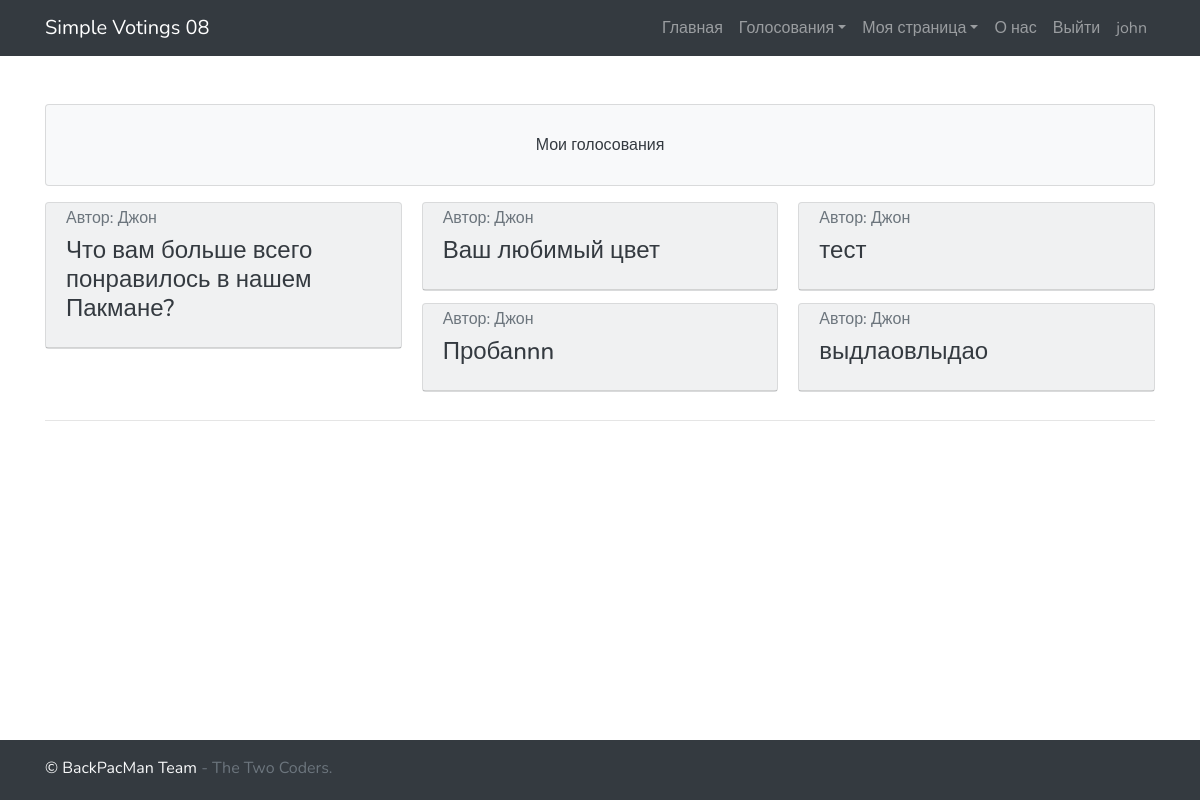
Page /my_votings/ (signed in) on the committed database.
### main_app/models.py (models this page shows, shortened)
class Voting(models.Model):
    question = models.CharField(max_length=50)
    type = models.CharField(max_length=20, default='radio')  # radio, checkbox, text_input
    author = models.ForeignKey(get_user_model(), on_delete=models.CASCADE)
    def options(self):
        return Options.objects.filter(voting_id=self.id)
    def users(self):
        return {e.user_id for e in Vote.objects.filter(voting_id=self.id)}
    def voting_view(self):
        return "/voting/" + str(self.id)

### main_app/views.py (the view)
# urls.py: path('my_votings/', my_votings),
@login_required()
def my_votings(request):
    context = {
        'pagetitle': 'Мои голосования',
        'votings': models.Voting.objects.filter(author_id=request.user.id),
        'menu': get_menu_context(request),
        'user': request.user,
        'loginform': AuthenticationForm(),
        'main_message': 'Мои голосования',
        'expand': True
    }
    if False and request:
        context['vote_errors'] = request.errors.vote
    return render(request, 'my_votings.html', context)

### main_app/models.py (called while the page is built)
    def votes(self):
        return {e.id for e in Vote.objects.filter(option_id=self.id)}

    def users(self):
        return {e.id for e in Vote.objects.filter(voting_id=self.voting_id)}

    def get_votes_percentage(self):
        return int(len(self.votes()) / len(self.users()) * 100)

    def get_votes_count_t(self):
        a = len(self.votes())
        return f"(Выбор {a} пользовател{get_suffix(a, 'ей', 'я', 'ей')})" \
            if a else "(Никто ещё не выбирал этот вариант)"

### main_app/views.py (called while the page is built)
def get_suffix(x: int, zero: str, one: str, two: str, ):
    x %= 100
    if 9 < x < 20:
        return zero
    x %= 10
    if x is 1:
        return one
    elif x in [2, 3, 4]:
        return two
    else:
        return zero

### main_app/templates/my_votings.html
{% extends "basic.html" %}
{% block main %}
<div class="card-columns">
    {% for voting in votings %}
    {% include 'forms/voting_basic.html' with action="/vote/"%}
    {% endfor %}
</div>
<hr>
{% endblock %}

### main_app/templates/menu.html (shortened to what this page needs)
{% if menu %}
<nav class="navbar navbar-expand-lg navbar-dark bg-dark">
    <div class="container">
        <a class="navbar-brand" href="/">Simple Votings 08</a>
        <div class="collapse navbar-collapse" id="navbarResponsive">
            <ul class="navbar-nav ml-auto">
                {% for item in menu %}
                {% if item.dropdown %}
                <div class="dropdown">
                    <li class="nav-item">
                        <a class="nav-link dropdown-toggle"
                           id="dropdownMenuButton" data-toggle="dropdown"
                           aria-haspopup="true" aria-expanded="false" href="{{ item.url }}">{{ item.name }}</a>
                    </li>
                </div>
                {% else %}
                <li class="nav-item">
                    <a class="nav-link" href="{{item.url}}">{{ item.name }}</a>
                </li>
                {% endif %}
                {% endfor %}
                {% for item in menu.0 %}
                <li class="nav-item">
                    <a class="nav-link" href="{{item.url}}">{{ item.name }}
                    </a>
                </li>
                {% endfor %}
            </ul>
        </div>
    </div>
</nav>
{% endif %}

### main_app/templates/forms/basic.html (shortened to what this page needs)
<form method="{% block method %}{{ method|default:'POST' }}{% endblock %}"
      action="{% block action %}{{ action|default:'/' }}{% endblock %}" id="voting_form">
    <div class="card bg-light">
        <div class="card-header" {% if expand %}
             data-toggle="collapse" href="#voting_{{voting.id}}" role="button" aria-expanded="false"
             aria-controls="voting_{{voting.id}}" {% endif %}>
            <h6 class="card-subtitle mb-2 text-muted">Автор:
                {% if voting.author.first_name %} {{ voting.author.first_name }}
                {% else %} {{ voting.author }} {% endif %} </h6>
            <h4 class="card-title"><a href="{{voting.voting_view}}" class="text-dark"> {{ voting.question }}</a></h4>
        </div>
    </div>
</form>

### main_app/static/css/custom.css (style rules this page uses)
html { height: 100%; }
body { font-family: 'Nunito', sans-serif; min-height:100%; position:relative; padding-bottom: 60px; background-image: url("./images/img.png"); }

### rows in the picture
Voting: author.first_name "Джон", question "Что вам больше всего понравилось в нашем Пакмане?"
Voting: author.first_name "Джон", question "Ваш любимый цвет"
Voting: author.first_name "Джон", question "Пробаnnn"
Voting: author.first_name "Джон", question "тест"
Voting: author.first_name "Джон", question "выдлаовлыдао"

### other values in the picture
{{ item.name }} "Главная" "О нас"
{{ item.name }} "Голосования" "Моя страница"
{{ item.name }} "Выйти"
{{ item.name }} "john"
{{ main_message }} "Мои голосования"
